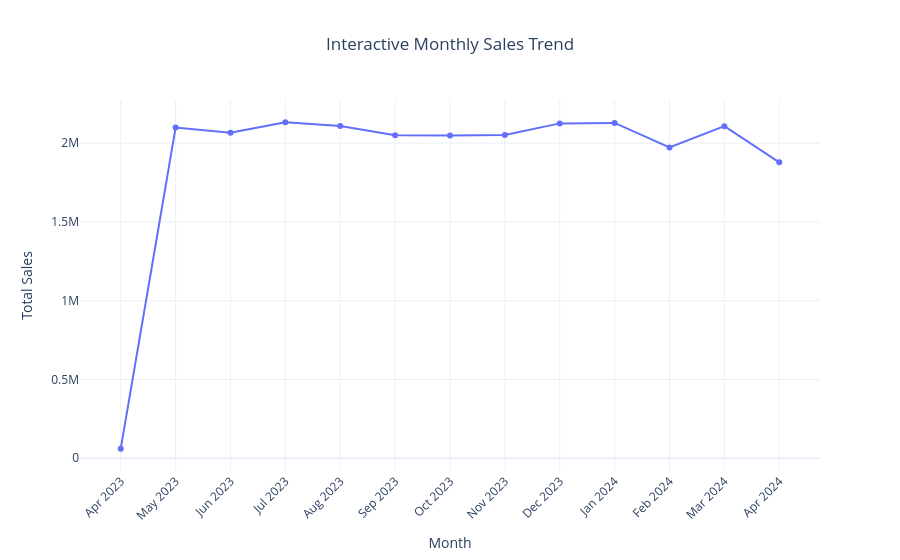

The code cell stored with this chart in its notebook:
### Markdown cell above
<div style="background: linear-gradient(135deg, #071A2D 0%, #123C52 45%, #087E8B 100%); padding: 10px; border-radius: 15px; border: 2px solid #7DF9FF; box-shadow: 0 4px 14px rgba(0, 0, 0, 0.35);">
  <style>
    .data-title {
      color: #7DF9FF;
      text-align: left;
      font-weight: 900;
      font-size: 15px;
      margin-bottom: 15px;
    }
        .data-text {
  color: #FFFFFF;
  line-height: 1.8;
  font-size: 15px;
}
  </style>
  <h2 class="data-title">12. Interactive Monthly Sales Visualization</h2>
  <p class="data-text">This interactive Plotly line chart presents monthly sales trends. Hovering over the data points displays additional information, making it easier to explore sales performance over time.
  </p>
</div>

### Code cell
import plotly.express as px

fig = px.line(
    monthly_sales,
    x="Month-Year",
    y="Total_Sales",
    markers=True,
    title="Interactive Monthly Sales Trend",
    labels={
        "Month-Year": "Month",
        "Total_Sales": "Total Sales"
    },
    template="plotly_white"
)

fig.update_layout(
    title_x=0.5,
    xaxis_tickangle=-45,
    hovermode="x unified"
)

fig.show()

### Figure 1 — Plotly figure (JSON) as saved in the notebook; plotly's stock layout.template omitted (floating-point values rounded to 4 significant figures)
{"data": [{"hovertemplate": "Month=%{x}<br>Total Sales=%{y}<extra></extra>", "legendgroup": "", "line": {"color": "#636efa", "dash": "solid"}, "marker": {"symbol": "circle"}, "mode": "lines+markers", "name": "", "orientation": "v", "showlegend": false, "type": "scatter", "x": ["Apr 2023", "May 2023", "Jun 2023", "Jul 2023", "Aug 2023", "Sep 2023", "Oct 2023", "Nov 2023", "Dec 2023", "Jan 2024", "Feb 2024", "Mar 2024", "Apr 2024"], "xaxis": "x", "y": [60840.0, 2100000.0, 2066000.0, 2133000.0, 2109000.0, 2050000.0, 2049000.0, 2051000.0, 2126000.0, 2128000.0, 1973000.0, 2108000.0, 1878000.0], "yaxis": "y"}], "layout": {"hovermode": "x unified", "legend": {"tracegroupgap": 0}, "title": {"text": "Interactive Monthly Sales Trend", "x": 0.5}, "xaxis": {"anchor": "y", "domain": [0, 1], "tickangle": -45, "title": {"text": "Month"}}, "yaxis": {"anchor": "x", "domain": [0, 1], "title": {"text": "Total Sales"}}}}
